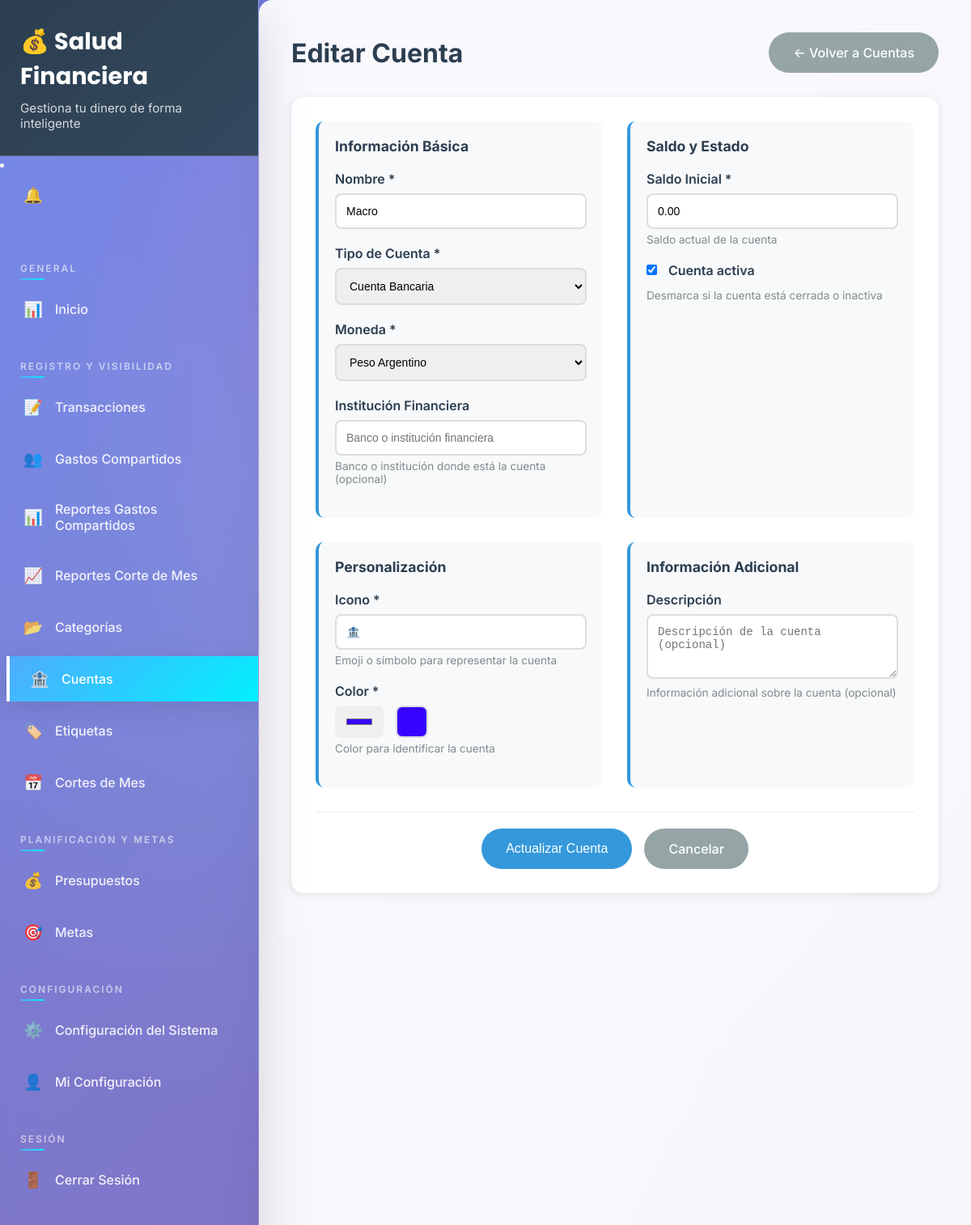
Screenshot of /finanzas/cuentas/1/editar/ (signed in) with the database file from the repository.
### finanzas/models.py (models this page shows, shortened)
class Cuenta(models.Model):
    TIPO_CUENTA_CHOICES = [
        ('efectivo', 'Efectivo'),
        ('cuenta_bancaria', 'Cuenta Bancaria'),
        ('tarjeta_credito', 'Tarjeta de Crédito'),
        ('tarjeta_debito', 'Tarjeta de Débito'),
        ('billetera_virtual', 'Billetera Virtual'),
        ('cuenta_inversion', 'Cuenta de Inversión'),
        ('otro', 'Otro'),
    ]
    MONEDA_CHOICES = [
        ('ARS', 'Peso Argentino'),
        ('USD', 'Dólar Estadounidense'),
        ('EUR', 'Euro'),
        ('BRL', 'Real Brasileño'),
        ('CLP', 'Peso Chileno'),
        ('COP', 'Peso Colombiano'),
        ('MXN', 'Peso Mexicano'),
        ('PEN', 'Sol Peruano'),
        ('UYU', 'Peso Uruguayo'),
        ('VES', 'Bolívar Venezolano'),
    ]
    nombre = models.CharField(max_length=100)
    tipo_cuenta = models.CharField(max_length=20, choices=TIPO_CUENTA_CHOICES, default='efectivo')
    moneda = models.CharField(max_length=3, choices=MONEDA_CHOICES, default='ARS')
    saldo_inicial = models.DecimalField(max_digits=12, decimal_places=2, default=0)
    saldo_actual = models.DecimalField(max_digits=12, decimal_places=2, default=0)
    icono = models.CharField(max_length=50, default='💳')
    color = models.CharField(max_length=7, default='#2ecc71')
    descripcion = models.TextField(blank=True, null=True)
    institucion_financiera = models.CharField(max_length=100, blank=True, null=True)
    usuario = models.ForeignKey(User, on_delete=models.CASCADE, related_name='cuentas')
    activa = models.BooleanField(default=True)
    fecha_creacion = models.DateTimeField(auto_now_add=True)
    fecha_cierre = models.DateField(null=True, blank=True)
    fecha_vencimiento = models.DateField(null=True, blank=True)
    limite_credito = models.DecimalField(max_digits=12, decimal_places=2, null=True, blank=True)
    class Meta:
        ordering = ['nombre']

### finanzas/views.py (the view)
# urls.py: path('cuentas/<int:pk>/editar/', views.cuenta_editar, name='cuenta_editar'),
@login_required(login_url='/finanzas/')
def cuenta_editar(request, pk):
    cuenta = get_object_or_404(Cuenta, pk=pk, usuario=request.user)
    if request.method == 'POST':
        form = CuentaForm(request.POST, instance=cuenta, user=request.user)
        if form.is_valid():
            form.save()
            messages.success(request, 'Cuenta actualizada exitosamente.')
            return redirect('cuentas_lista')
    else:
        form = CuentaForm(instance=cuenta, user=request.user)
    context = {
        'form': form,
        'cuenta': cuenta,
        'titulo': 'Editar Cuenta',
    }
    return render(request, 'cuentas/form.html', context)

### finanzas/context_processors.py (called while the page is built)
def notificaciones_no_leidas(request):
    if request.user.is_authenticated:
        count = Notificacion.objects.filter(usuario=request.user, leida=False).count()
        return {'notificaciones_no_leidas_count': count}
    return {'notificaciones_no_leidas_count': 0}

### finanzas/templates/cuentas/form.html (shortened to what this page needs)
{% extends 'base/base.html' %}
{% block content %}
<div class="form-container">
    <div class="page-header">
        <h1>{{ titulo }}</h1>
        <a href="{% url 'cuentas_lista' %}" class="btn-secondary">
            ← Volver a Cuentas
        </a>
    </div>
    <div class="form-card">
        <form method="post" class="account-form">
            <div class="form-grid">
                <div class="form-section">
                    <h3>Información Básica</h3>
                    <div class="form-group">
                        <label for="{{ form.nombre.id_for_label }}">Nombre *</label>
                        {{ form.nombre }}
                    </div>
                    <div class="form-group">
                        <label for="{{ form.tipo_cuenta.id_for_label }}">Tipo de Cuenta *</label>
                        {{ form.tipo_cuenta }}
                    </div>
                    <div class="form-group">
                        <label for="{{ form.moneda.id_for_label }}">Moneda *</label>
                        {{ form.moneda }}
                    </div>
                    <div class="form-group">
                        <label for="{{ form.institucion_financiera.id_for_label }}">Institución Financiera</label>
                        {{ form.institucion_financiera }}
                        <small class="help-text">Banco o institución donde está la cuenta (opcional)</small>
                    </div>
                </div>
                <div class="form-section">
                    <h3>Saldo y Estado</h3>
                    <div class="form-group">
                        <label for="{{ form.saldo_inicial.id_for_label }}">Saldo Inicial *</label>
                        {{ form.saldo_inicial }}
                        <small class="help-text">Saldo actual de la cuenta</small>
                    </div>
                    <div class="form-group checkbox-group">
                        <label class="checkbox-label">
                            {{ form.activa }}
                            Cuenta activa
                        </label>
                        <small class="help-text">Desmarca si la cuenta está cerrada o inactiva</small>
                    </div>
                </div>
                <div class="form-section">
                    <h3>Personalización</h3>
                    <div class="form-group">
                        <label for="{{ form.icono.id_for_label }}">Icono *</label>
                        {{ form.icono }}
                        <small class="help-text">Emoji o símbolo para representar la cuenta</small>
                    </div>
                    <div class="form-group">
                        <label for="{{ form.color.id_for_label }}">Color *</label>
                        <div class="color-picker-container">
                            {{ form.color }}
                            <div class="color-preview" id="color-preview"></div>
                        </div>
                        <small class="help-text">Color para identificar la cuenta</small>
                    </div>
                </div>
                <div class="form-section">
                    <h3>Información Adicional</h3>
                    <div class="form-group">
                        <label for="{{ form.descripcion.id_for_label }}">Descripción</label>
                        {{ form.descripcion }}
                        <small class="help-text">Información adicional sobre la cuenta (opcional)</small>
                    </div>
                </div>
            </div>
            <div class="form-actions">
                <button type="submit" class="btn-primary">
                    {% if cuenta %}Actualizar{% else %}Crear{% endif %} Cuenta
                </button>
                <a href="{% url 'cuentas_lista' %}" class="btn-secondary">Cancelar</a>
            </div>
        </form>
    </div>
</div>
{% endblock %}

### finanzas/templates/base/base.html (style rules this page uses)
:root { --primary-gradient: linear-gradient(135deg, #667eea 0%, #764ba2 100%); --secondary-gradient: linear-gradient(135deg, #f093fb 0%, #f5576c 100%); --success-gradient: linear-gradient(135deg, #4facfe 0%, #00f2fe 100%); --warning-gradient: linear-gradient(135deg, #fa709a 0%, #fee140 100%); --danger-gradient: linear-gradient(135deg, #ff9a9e 0%, #fecfef 100%); --dark-gradient: linear-gradient(135deg, #2c3e50 0%, #34495e 100%); --glass-bg: rgba(255, 255, 255, 0.1); --glass-border: rgba(255, 255, 255, 0.2); --shadow-soft: 0 8px 32px rgba(0, 0, 0, 0.1); --shadow-strong: 0 20px 60px rgba(0, 0, 0, 0.15); --border-radius: 16px; --transition: all 0.3s cubic-bezier(0.4, 0, 0.2, 1); }
* { margin: 0; padding: 0; box-sizing: border-box; }
body { font-family: 'Inter', -apple-system, BlinkMacSystemFont, 'Segoe UI', Roboto, sans-serif; background: var(--primary-gradient); min-height: 100vh; overflow-x: hidden; position: relative; }
body::before { content: ''; position: fixed; top: 0; left: 0; width: 100%; height: 100%; background-image: radial-gradient(circle at 20% 80%, rgba(120, 119, 198, 0.3) 0%, transparent 50%), radial-gradient(circle at 80% 20%, rgba(255, 119, 198, 0.3) 0%, transparent 50%), radial-gradient(circle at 40% 40%, rgba(120, 219, 255, 0.2) 0%, transparent 50%); pointer-events: none; z-index: -1; animation: float 20s ease-in-out infinite; }

### finanzas/templates/cuentas/form.html (style rules this page uses)
.form-container { max-width: 1000px; margin: 0 auto; }
.page-header { display: flex; justify-content: space-between; align-items: center; margin-bottom: 30px; }
.page-header h1 { margin: 0; color: #2c3e50; }
.form-card { background: white; padding: 30px; border-radius: 15px; box-shadow: 0 2px 10px rgba(0,0,0,0.1); }
.form-grid { display: grid; grid-template-columns: repeat(auto-fit, minmax(300px, 1fr)); gap: 30px; margin-bottom: 30px; }
.form-section { background: #f8f9fa; padding: 20px; border-radius: 10px; border-left: 4px solid #3498db; }
.form-section h3 { margin: 0 0 20px 0; color: #2c3e50; font-size: 1.1rem; }
.form-group { margin-bottom: 20px; }
.form-group label { display: block; margin-bottom: 8px; font-weight: 600; color: #2c3e50; }
.form-group input, .form-group select, .form-group textarea { width: 100%; padding: 12px; border: 2px solid #ddd; border-radius: 8px; font-size: 14px; transition: border-color 0.3s ease; box-sizing: border-box; }
.form-group textarea { resize: vertical; min-height: 80px; }
.help-text { display: block; margin-top: 5px; font-size: 0.85rem; color: #7f8c8d; }
.checkbox-group { display: flex; flex-direction: column; }
.checkbox-label { display: flex; align-items: center; cursor: pointer; font-weight: normal; margin-bottom: 5px; }
.checkbox-label input[type="checkbox"] { width: auto; margin-right: 10px; }
.color-picker-container { display: flex; align-items: center; gap: 15px; }
.color-picker-container input[type="color"] { width: 60px; height: 40px; border: none; border-radius: 8px; cursor: pointer; }
.color-preview { width: 40px; height: 40px; border-radius: 8px; border: 2px solid #ddd; background: #3498db; }
.btn-primary { background: #3498db; color: white; padding: 15px 30px; border: none; border-radius: 25px; font-size: 1rem; font-weight: 500; cursor: pointer; transition: background 0.3s ease; }
.btn-secondary { background: #95a5a6; color: white; padding: 15px 30px; border: none; border-radius: 25px; text-decoration: none; font-size: 1rem; font-weight: 500; transition: background 0.3s ease; }
.form-actions { display: flex; gap: 15px; justify-content: center; padding-top: 20px; border-top: 1px solid #ecf0f1; }

### rows the page displays
Cuenta: nombre "Macro", tipo_cuenta "Cuenta Bancaria", moneda "Peso Argentino", saldo_inicial "0.00", activa "☑", icono "🏦", color "#3705ff"

### other values shown
{{ titulo }} "Editar Cuenta"
